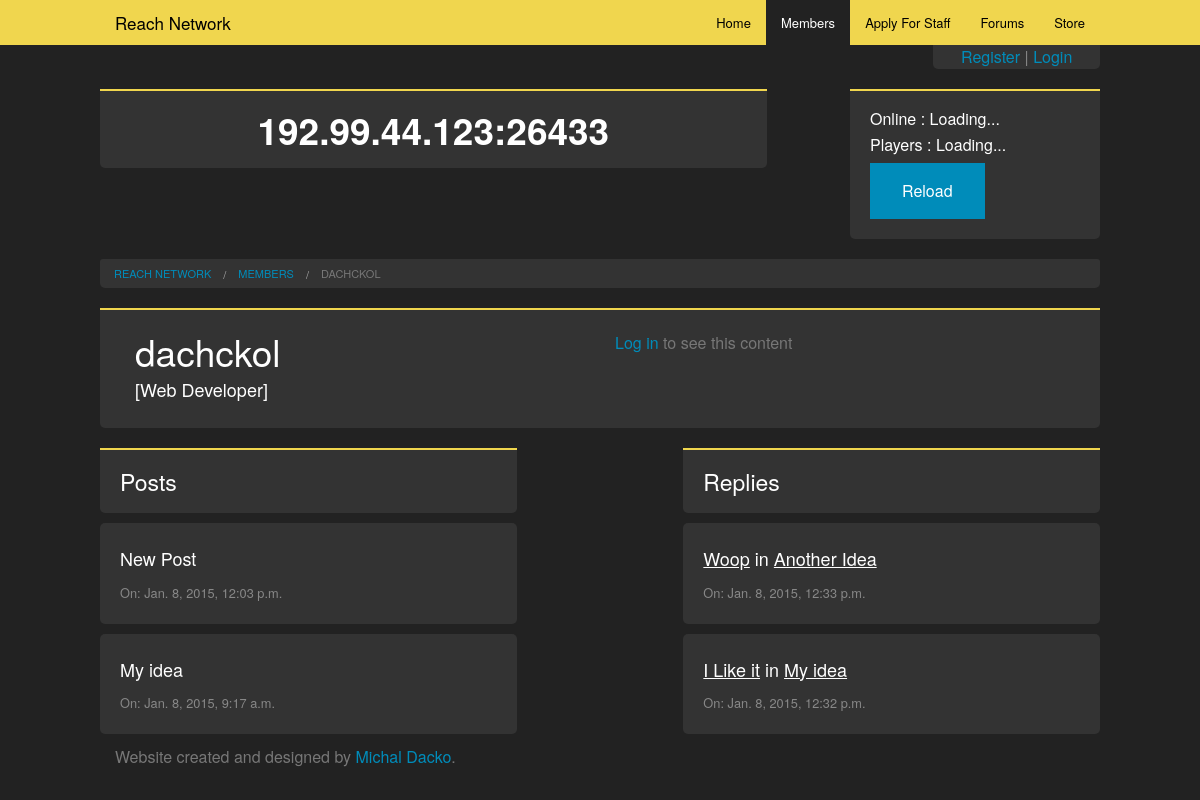
Page /members/dachckol/ on the committed database.
### members/models.py (models this page shows, shortened)
class Member(models.Model):
    user = models.OneToOneField(User)
    title = models.CharField(max_length=100, blank=True)
    ign = models.CharField(max_length=100)

### forums/models.py (models this page shows, shortened)
class Post(models.Model):
    title = models.CharField(max_length=200)
    text = models.TextField()
    topic = models.ForeignKey(Topic, null=True, blank=True)
    author = models.ForeignKey(Member, null=True, blank=True)
    date = models.DateTimeField("date published", null=True, blank=True)
    lastUpdated = models.DateTimeField("last updated", null=True, blank=True)

class Reply(models.Model):
    title = models.CharField(max_length=200)
    text = models.TextField()
    author = models.ForeignKey(Member, null=True, blank=True)
    post = models.ForeignKey(Post, null=True, blank=True)
    date = models.DateTimeField("date published", null=True, blank=True)

### members/views.py (the view)
# urls.py: url(r'^(?P<username>\w+)/$', 'members.views.profile'),
def profile(request, username):
    user = User.objects.get(username=username)
    member = Member.objects.get(user=user)
    posts = Post.objects.filter(author=member).order_by("-date")
    replies = Reply.objects.filter(author=member).order_by("-date")
    context = {"member": member, "posts": posts,
               "replies": replies}
    if request.method == "POST":
        form = NewPasswordForm(request.POST)
        if not form.is_valid():
            context.update({"form": form})
            return render_to_response("profile.html", context, context_instance=RequestContext(request))
        password = form.cleaned_data["password"]
        if request.user.is_authenticated and request.user == user:
            user.set_password(password)
            user.save()
            return HttpResponseRedirect("/members/logout")
        else:
            return HttpResponseRedirect("/members/" + username)
    else:
        form = NewPasswordForm()
        context.update({"form": form})
        return render_to_response("profile.html", context, context_instance=RequestContext(request))

### members/templates/profile.html (shortened to what this page needs)
{% extends "base.html" %}
{% block content %}
        <div class="row">
            <ul class="breadcrumbs">
                <li><a href="/">Reach Network</a></li>
                <li><a href="/members">Members</a></li>
                <li class="current"><a href="#">{{member.user.username}}</a></li>
            </ul>
        </div>
        <div class="row panel">
            <div class="small-12 medium-6 columns">
                <h2>{{member.user.username}}</h2>
                <h5>[{{member.title}}]</h5>
            </div>
            <div class="small-12 medium-6 columns">
            {% if user.is_authenticated %}
                <ul>
                    <li>Email: {{member.user.email}}</li>
                    <li>IGN: {{member.ign}}</li>
                </ul>
            {% else %}
                <p><a href="/members/login">Log in</a> to see this content</p>
            {% endif %}
            </div>
        </div>
        <div class="row">
            <div class="small-12 medium-5 columns">
                <div class="row panel">
                    <h4>Posts</h4>
                </div>
                {% for p in posts %}
                <div class="row forumItem" data-url="/forums/{{p.topic.title}}/{{p.id}}">
                    <h5>{{p.title}}</h5>
                    <small>On: {{p.date}}</small>
                </div>
                {% endfor %}
            </div>
            <div class="small-12 medium-5 columns">
                <div class="row panel">
                    <h4>Replies</h4>
                </div>
                {% for r in replies %}
                <div class="row forumItem" data-url="/forums/{{r.post.topic.title}}/{{r.post.id}}">
                    <h5><u>{{r.title}}</u> in <u>{{r.post.title}}</u></h5>
                    <small>On: {{r.date}}</small>
                </div>
                {% endfor %}
            </div>
        </div>
{% endblock %}

### templates/base.html (shortened to what this page needs)
<!doctype html>
<html class="no-js" lang="en">
    <head>
        <link rel="stylesheet" href="/static/css/foundation.min.css" />
        <link rel="stylesheet" href="/static/css/normalize.css"/>
        <link rel="stylesheet" href="/static/css/app.css"/>
    </head>
    <body>
        <div class="contain-to-grid">
            <nav class="top-bar" data-topbar role="navigation">
                <ul class="title-area">
                    <li class="name"><h1><a href="/home">Reach Network</a></h1></li>
                </ul>
                <section class="top-bar-section">
                    <ul class="right">
                        <li id='homeNav'><a href="/home">Home</a></li>
                        <li id='membersNav'><a href="/members">Members</a></li>
                        <li id='applyNav'><a href="/apply">Apply For Staff</a></li>
                        <li id='forumsNav'><a href="/forums">Forums</a></li>
                        <li id='storeNav'><a href="http://reachnetprison.buycraft.net/" target="_blank">Store</a></li>
                    </ul>
                </section>
            </nav>
        </div>
        <div class="row">
            <div class="small-4 medium-2 medium-offset-10 small-offset-8" id="account">
                    {% if user.is_authenticated %}
                        <a href="/members/logout">Logout</a> | <a href="/members/{{user.username}}">Profile</a>
                    {% else %}
                        <a href="/members/register">Register</a> | <a href="/members/login">Login</a>
                    {% endif %}
            </div>
        </div>
        <div class="row" data-equalizer style="margin-top: 20px">
            <div class="small-12 medium-8 columns centerText panel status">
                <h2><b>192.99.44.123:26433</b></h2>
            </div>
            <div class="small-12 medium-3 columns panel status" >
                <h6 class="online">Online : Loading...</h6>
                <h6 class="players">Players : Loading...</h6>
                <a href="#" onclick="LoadStats()" class="button">Reload</a>
            </div>
        </div>
        {% block content %}
        {% endblock %}
        <footer class="row footer">
            <div class="small-12 column backText">
                <p>Website created and designed by <a href="http://www.dackowebdesign.co.uk" target="_blank">Michal Dacko</a>.</p>
            </div>
        </footer>
    </body>
</html>

### static/css/app.css (style rules this page uses)
body { background: #222222; }
.contain-to-grid ,.top-bar, .top-bar-section, .top-bar.expanded .title-area { background: #F0D64E !important; }
.right li a { color: black !important; background: #F0D64E !important; }
.right li.active a { background: #222222 !important; color: white !important; }
.name h1 a, .toggle-topbar a span { color: black !important; }
.backText { color: #888; }
.panel { background: #333 !important; border-width: 0px !important; border-bottom-left-radius: 5px !important; border-bottom-right-radius: 5px !important; border-top: #F0D64E solid 2px !important; color: #888 !important; }
#account, .breadcrumbs { background: #333 !important; border-width: 0px !important; border-bottom-left-radius: 5px !important; border-bottom-right-radius: 5px !important; color: #888 !important; text-align: center; }
.forumItem, .forumReplyItem { padding: 20px; margin-top: 10px !important; margin-bottom: 10px !important; background: #333 !important; border-width: 0px !important; border-radius: 5px !important; color: #888 !important; }
p, label, p,li, li.current a { color: #777 !important; }
h2, h1, h3, h4, h5, h6 { color: white ! important; }
.centerText { text-align: center; }

### rows in the picture
Member: user.username "DACHCKOL", user.username "dachckol", title "Web Developer"
Post: title "New Post", date "Jan. 8, 2015, 12:03 p.m."
Post: title "My idea", date "Jan. 8, 2015, 9:17 a.m."
Reply: title "Woop", post "Another Idea", date "Jan. 8, 2015, 12:33 p.m."
Reply: title "I Like it", post "My idea", date "Jan. 8, 2015, 12:32 p.m."
